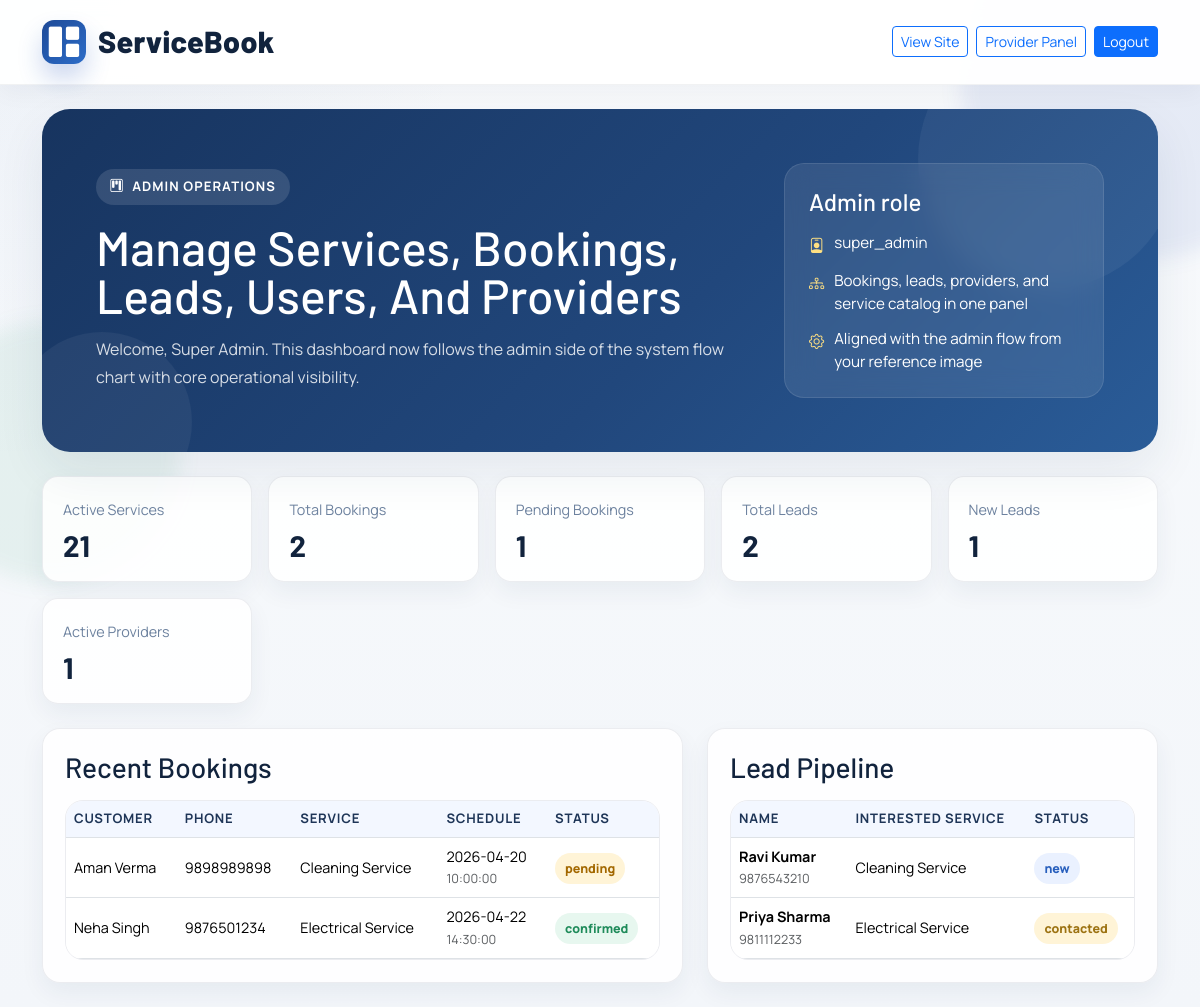
The app's page /dashboard.php (signed in) with its own data.
### tables this page shows
CREATE TABLE bookings (
  id INT UNSIGNED AUTO_INCREMENT PRIMARY KEY,
  service_id INT UNSIGNED NOT NULL,
  customer_name VARCHAR(120) NOT NULL,
  customer_email VARCHAR(180) NOT NULL,
  customer_phone VARCHAR(25) NOT NULL,
  booking_date DATE NOT NULL,
  booking_time TIME NOT NULL,
  address VARCHAR(255),
  notes TEXT,
  status ENUM('pending','confirmed','completed','cancelled') NOT NULL DEFAULT 'pending',
  created_at TIMESTAMP DEFAULT CURRENT_TIMESTAMP,
  updated_at TIMESTAMP DEFAULT CURRENT_TIMESTAMP ON UPDATE CURRENT_TIMESTAMP,
  CONSTRAINT fk_booking_service FOREIGN KEY (service_id) REFERENCES services(id) ON DELETE RESTRICT
);

CREATE TABLE services (
  id INT UNSIGNED AUTO_INCREMENT PRIMARY KEY,
  name VARCHAR(120) NOT NULL,
  description TEXT,
  price DECIMAL(10,2) NOT NULL DEFAULT 0.00,
  duration_minutes INT UNSIGNED NOT NULL DEFAULT 60,
  is_active TINYINT(1) NOT NULL DEFAULT 1,
  created_at TIMESTAMP DEFAULT CURRENT_TIMESTAMP,
  updated_at TIMESTAMP DEFAULT CURRENT_TIMESTAMP ON UPDATE CURRENT_TIMESTAMP
);

CREATE TABLE leads (
  id INT UNSIGNED AUTO_INCREMENT PRIMARY KEY,
  full_name VARCHAR(120) NOT NULL,
  email VARCHAR(180),
  phone VARCHAR(25),
  interested_service VARCHAR(120),
  source VARCHAR(100) NOT NULL DEFAULT 'website',
  message TEXT,
  status ENUM('new','contacted','qualified','won','lost') NOT NULL DEFAULT 'new',
  created_at TIMESTAMP DEFAULT CURRENT_TIMESTAMP,
  updated_at TIMESTAMP DEFAULT CURRENT_TIMESTAMP ON UPDATE CURRENT_TIMESTAMP
);

### dashboard.php (the view, shortened to what this page needs)
<?php
$stats = ['services' => 0, 'bookings' => 0, 'leads' => 0, 'pending_bookings' => 0, 'new_leads' => 0, 'providers' => 0];
$bookings = [];
$leads = [];
try {
    $pdo = db();
    $stats['services'] = (int) $pdo->query('SELECT COUNT(*) FROM services WHERE is_active = 1')->fetchColumn();
    $stats['bookings'] = (int) $pdo->query('SELECT COUNT(*) FROM bookings')->fetchColumn();
    $stats['pending_bookings'] = (int) $pdo->query("SELECT COUNT(*) FROM bookings WHERE status = 'pending'")->fetchColumn();
    $stats['leads'] = (int) $pdo->query('SELECT COUNT(*) FROM leads')->fetchColumn();
    $stats['new_leads'] = (int) $pdo->query("SELECT COUNT(*) FROM leads WHERE status = 'new'")->fetchColumn();
    try {
        $stats['providers'] = (int) $pdo->query("SELECT COUNT(*) FROM service_providers WHERE status = 'active'")->fetchColumn();
    } catch (Throwable $e) {
        $stats['providers'] = 0;
    }
    $bookings = $pdo->query(
        'SELECT b.customer_name, b.customer_phone, b.booking_date, b.booking_time, b.status, s.name AS service_name
         FROM bookings b
         INNER JOIN services s ON s.id = b.service_id
         ORDER BY b.created_at DESC
         LIMIT 10'
    )->fetchAll();
    $leads = $pdo->query(
        'SELECT full_name, phone, interested_service, source, status, created_at
         FROM leads
         ORDER BY created_at DESC
         LIMIT 10'
    )->fetchAll();
} catch (Throwable $e) {
    $error = 'Could not load dashboard data. Please start MySQL in XAMPP and verify the existing database connection.';
}
function statusBadgeClass(string $status): string
{
    return match ($status) {
        'pending' => 'badge-pending',
        'confirmed' => 'badge-confirmed',
        'completed' => 'badge-completed',
        'cancelled' => 'badge-cancelled',
        'new' => 'badge-new',
        'contacted' => 'badge-contacted',
        'qualified' => 'badge-qualified',
        'won' => 'badge-won',
        'lost' => 'badge-lost',
        default => 'badge-new',
    };
}
?>
<!DOCTYPE html>
<html lang="en">
<head>
  <link href="https://cdn.jsdelivr.net/npm/bootstrap@5.3.3/dist/css/bootstrap.min.css" rel="stylesheet" />
  <link href="https://cdn.jsdelivr.net/npm/bootstrap-icons@1.11.3/font/bootstrap-icons.min.css" rel="stylesheet" />
  <link rel="stylesheet" href="css/style.css" />
</head>
<body>
  <div class="page-shell">
    <header class="top-nav sticky-top">
      <nav class="navbar navbar-expand-lg">
        <div class="container">
          <a class="navbar-brand" href="index.php">
            <span class="logo-mark"><i class="bi bi-grid-1x2-fill"></i></span>
            ServiceBook
          </a>
          <div class="ms-auto d-flex gap-2 flex-wrap">
            <a class="btn btn-outline-primary btn-sm" href="index.php">View Site</a>
            <a class="btn btn-outline-primary btn-sm" href="provider-dashboard.php">Provider Panel</a>
            <a class="btn btn-primary btn-sm" href="admin-logout.php">Logout</a>
          </div>
        </div>
      </nav>
    </header>
    <main class="container py-4">
      <div class="hero-card mb-4">
        <div class="row align-items-center g-4">
          <div class="col-lg-8">
            <span class="eyebrow"><i class="bi bi-kanban"></i> Admin operations</span>
            <h1 class="hero-title" style="font-size: clamp(2.4rem, 4vw, 4rem);">Manage Services, Bookings, Leads, Users, And Providers</h1>
            <p class="hero-copy mb-0">
              Welcome, <?php echo htmlspecialchars((string) $_SESSION['admin_name']); ?>.
              This dashboard now follows the admin side of the system flow chart with core operational visibility.
            </p>
          </div>
          <div class="col-lg-4">
            <div class="hero-side-panel">
              <h4 class="mb-3">Admin role</h4>
              <ul class="hero-bullet-list mt-0">
                <li><i class="bi bi-person-badge"></i><span><?php echo htmlspecialchars((string) $_SESSION['admin_role']); ?></span></li>
                <li><i class="bi bi-diagram-3"></i><span>Bookings, leads, providers, and service catalog in one panel</span></li>
                <li><i class="bi bi-gear"></i><span>Aligned with the admin flow from your reference image</span></li>
              </ul>
            </div>
          </div>
        </div>
      </div>
      <section class="dashboard-grid mb-4">
        <div class="metric-card"><span>Active Services</span><strong><?php echo $stats['services']; ?></strong></div>
        <div class="metric-card"><span>Total Bookings</span><strong><?php echo $stats['bookings']; ?></strong></div>
        <div class="metric-card"><span>Pending Bookings</span><strong><?php echo $stats['pending_bookings']; ?></strong></div>
        <div class="metric-card"><span>Total Leads</span><strong><?php echo $stats['leads']; ?></strong></div>
        <div class="metric-card"><span>New Leads</span><strong><?php echo $stats['new_leads']; ?></strong></div>
        <div class="metric-card"><span>Active Providers</span><strong><?php echo $stats['providers']; ?></strong></div>
      </section>
      <div class="row g-4">
        <div class="col-xl-7">
          <section class="soft-panel h-100">
            <h3 class="mb-3">Recent Bookings</h3>
            <div class="table-shell table-responsive">
              <table class="table table-hover align-middle mb-0">
                <thead>
                  <tr>
                    <th>Customer</th>
                    <th>Phone</th>
                    <th>Service</th>
                    <th>Schedule</th>
                    <th>Status</th>
                  </tr>
                </thead>
                <tbody>
                  <?php if (count($bookings) === 0): ?>
                    <tr><td colspan="5" class="text-muted">No booking records.</td></tr>
                  <?php else: ?>
                    <?php foreach ($bookings as $booking): ?>
                      <tr>
                        <td><?php echo htmlspecialchars((string) $booking['customer_name']); ?></td>
                        <td><?php echo htmlspecialchars((string) $booking['customer_phone']); ?></td>
                        <td><?php echo htmlspecialchars((string) $booking['service_name']); ?></td>
                        <td><?php echo htmlspecialchars((string) $booking['booking_date']); ?><br /><span class="text-muted small"><?php echo htmlspecialchars((string) $booking['booking_time']); ?></span></td>
                        <td><span class="badge-soft <?php echo statusBadgeClass((string) $booking['status']); ?>"><?php echo htmlspecialchars((string) $booking['status']); ?></span></td>
                      </tr>
                    <?php endforeach; ?>
                  <?php endif; ?>
                </tbody>
              </table>
            </div>
          </section>
        </div>
        <div class="col-xl-5">
          <section class="soft-panel h-100">
            <h3 class="mb-3">Lead Pipeline</h3>
            <div class="table-shell table-responsive">
              <table class="table table-hover align-middle mb-0">
                <thead>
                  <tr>
                    <th>Name</th>
                    <th>Interested Service</th>
                    <th>Status</th>
                  </tr>
                </thead>
                <tbody>
                  <?php if (count($leads) === 0): ?>
                    <tr><td colspan="3" class="text-muted">No lead records.</td></tr>
                  <?php else: ?>
                    <?php foreach ($leads as $lead): ?>
                      <tr>
                        <td>
                          <strong><?php echo htmlspecialchars((string) $lead['full_name']); ?></strong><br />
                          <span class="text-muted small"><?php echo htmlspecialchars((string) $lead['phone']); ?></span>
                        </td>
                        <td><?php echo htmlspecialchars((string) ($lead['interested_service'] ?? '-')); ?></td>
                        <td><span class="badge-soft <?php echo statusBadgeClass((string) $lead['status']); ?>"><?php echo htmlspecialchars((string) $lead['status']); ?></span></td>
                      </tr>
                    <?php endforeach; ?>
                  <?php endif; ?>
                </tbody>
              </table>
            </div>
          </section>
        </div>
      </div>
    </main>
  </div>
</body>
</html>

### records on screen
bookings: customer_name "Aman Verma", customer_phone "9898989898", service.name "Cleaning Service", booking_date "2026-04-20", booking_time "10:00:00", status "pending"
bookings: customer_name "Neha Singh", customer_phone "9876501234", service.name "Electrical Service", booking_date "2026-04-22", booking_time "14:30:00", status "confirmed"
leads: full_name "Ravi Kumar", phone "9876543210", interested_service "Cleaning Service", status "new"
leads: full_name "Priya Sharma", phone "9811112233", interested_service "Electrical Service", status "contacted"

### other values on screen
$_SESSION['admin_name'] "Super Admin"
$_SESSION['admin_role'] "super_admin"
$stats['services'] "21"
$stats['bookings'] "2"
$stats['pending_bookings'] "1"
$stats['leads'] "2"
$stats['new_leads'] "1"
$stats['providers'] "1"
